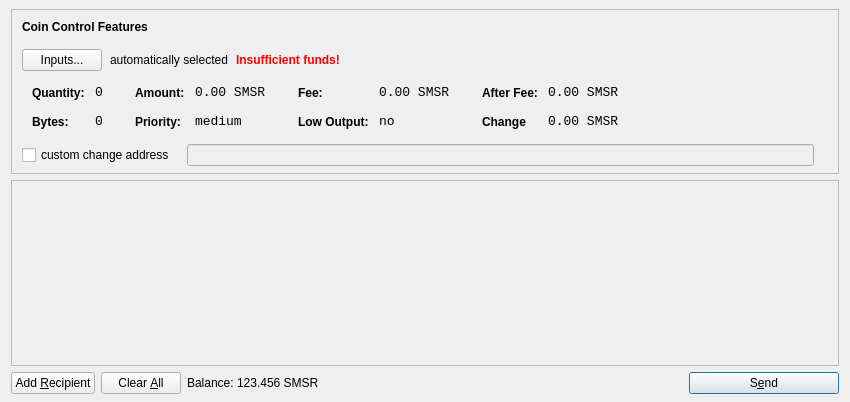
<?xml version="1.0" encoding="UTF-8"?>
<ui version="4.0">
 <class>SendCoinsDialog</class>
 <widget class="QDialog" name="SendCoinsDialog">
  <property name="geometry">
   <rect>
    <x>0</x>
    <y>0</y>
    <width>850</width>
    <height>402</height>
   </rect>
  </property>
  <property name="windowTitle">
   <string>Send Coins</string>
  </property>
  <layout class="QVBoxLayout" name="verticalLayout" stretch="0,1,0">
   <property name="topMargin">
    <number>9</number>
   </property>
   <property name="bottomMargin">
    <number>8</number>
   </property>
   <item>
    <widget class="QFrame" name="frameCoinControl">
     <property name="sizePolicy">
      <sizepolicy hsizetype="Expanding" vsizetype="Expanding">
       <horstretch>0</horstretch>
       <verstretch>0</verstretch>
      </sizepolicy>
     </property>
     <property name="maximumSize">
      <size>
       <width>16777215</width>
       <height>16777215</height>
      </size>
     </property>
     <property name="frameShape">
      <enum>QFrame::StyledPanel</enum>
     </property>
     <property name="frameShadow">
      <enum>QFrame::Sunken</enum>
     </property>
     <layout class="QVBoxLayout" name="verticalLayoutCoinControl2">
      <property name="spacing">
       <number>6</number>
      </property>
      <property name="leftMargin">
       <number>0</number>
      </property>
      <property name="topMargin">
       <number>0</number>
      </property>
      <property name="rightMargin">
       <number>0</number>
      </property>
      <property name="bottomMargin">
       <number>6</number>
      </property>
      <item>
       <layout class="QVBoxLayout" name="verticalLayoutCoinControl" stretch="0,0,0,0,1">
        <property name="spacing">
         <number>0</number>
        </property>
        <property name="leftMargin">
         <number>10</number>
        </property>
        <property name="topMargin">
         <number>10</number>
        </property>
        <item>
         <layout class="QHBoxLayout" name="horizontalLayoutCoinControl1">
          <property name="bottomMargin">
           <number>15</number>
          </property>
          <item>
           <widget class="QLabel" name="labelCoinControlFeatures">
            <property name="sizePolicy">
             <sizepolicy hsizetype="Preferred" vsizetype="Maximum">
              <horstretch>0</horstretch>
              <verstretch>0</verstretch>
             </sizepolicy>
            </property>
            <property name="font">
             <font>
              <weight>75</weight>
              <bold>true</bold>
             </font>
            </property>
            <property name="styleSheet">
             <string notr="true">font-weight:bold;</string>
            </property>
            <property name="text">
             <string>Coin Control Features</string>
            </property>
           </widget>
          </item>
         </layout>
        </item>
        <item>
         <layout class="QHBoxLayout" name="horizontalLayoutCoinControl2" stretch="0,0,0,0">
          <property name="spacing">
           <number>8</number>
          </property>
          <property name="bottomMargin">
           <number>10</number>
          </property>
          <item>
           <widget class="QPushButton" name="pushButtonCoinControl">
            <property name="styleSheet">
             <string notr="true"/>
            </property>
            <property name="text">
             <string>Inputs...</string>
            </property>
           </widget>
          </item>
          <item>
           <widget class="QLabel" name="labelCoinControlAutomaticallySelected">
            <property name="text">
             <string>automatically selected</string>
            </property>
            <property name="margin">
             <number>5</number>
            </property>
           </widget>
          </item>
          <item>
           <widget class="QLabel" name="labelCoinControlInsuffFunds">
            <property name="font">
             <font>
              <weight>75</weight>
              <bold>true</bold>
             </font>
            </property>
            <property name="styleSheet">
             <string notr="true">color:red;font-weight:bold;</string>
            </property>
            <property name="text">
             <string>Insufficient funds!</string>
            </property>
            <property name="margin">
             <number>5</number>
            </property>
           </widget>
          </item>
          <item>
           <spacer name="horizontalSpacerCoinControl">
            <property name="orientation">
             <enum>Qt::Horizontal</enum>
            </property>
            <property name="sizeHint" stdset="0">
             <size>
              <width>40</width>
              <height>1</height>
             </size>
            </property>
           </spacer>
          </item>
         </layout>
        </item>
        <item>
         <widget class="QWidget" name="widgetCoinControl" native="true">
          <property name="sizePolicy">
           <sizepolicy hsizetype="Preferred" vsizetype="Preferred">
            <horstretch>0</horstretch>
            <verstretch>0</verstretch>
           </sizepolicy>
          </property>
          <property name="minimumSize">
           <size>
            <width>0</width>
            <height>0</height>
           </size>
          </property>
          <property name="styleSheet">
           <string notr="true"/>
          </property>
          <layout class="QHBoxLayout" name="horizontalLayoutCoinControl5">
           <property name="leftMargin">
            <number>0</number>
           </property>
           <property name="topMargin">
            <number>0</number>
           </property>
           <property name="rightMargin">
            <number>0</number>
           </property>
           <property name="bottomMargin">
            <number>0</number>
           </property>
           <item>
            <layout class="QHBoxLayout" name="horizontalLayoutCoinControl3" stretch="0,0,0,1">
             <property name="spacing">
              <number>20</number>
             </property>
             <property name="topMargin">
              <number>0</number>
             </property>
             <property name="bottomMargin">
              <number>10</number>
             </property>
             <item>
              <layout class="QFormLayout" name="formLayoutCoinControl1">
               <property name="horizontalSpacing">
                <number>10</number>
               </property>
               <property name="verticalSpacing">
                <number>14</number>
               </property>
               <property name="leftMargin">
                <number>10</number>
               </property>
               <property name="topMargin">
                <number>4</number>
               </property>
               <property name="rightMargin">
                <number>6</number>
               </property>
               <item row="0" column="0">
                <widget class="QLabel" name="labelCoinControlQuantityText">
                 <property name="styleSheet">
                  <string notr="true">font-weight:bold;</string>
                 </property>
                 <property name="text">
                  <string>Quantity:</string>
                 </property>
                 <property name="margin">
                  <number>0</number>
                 </property>
                </widget>
               </item>
               <item row="0" column="1">
                <widget class="QLabel" name="labelCoinControlQuantity">
                 <property name="font">
                  <font>
                   <family>Monospace</family>
                   <pointsize>10</pointsize>
                  </font>
                 </property>
                 <property name="cursor">
                  <cursorShape>IBeamCursor</cursorShape>
                 </property>
                 <property name="contextMenuPolicy">
                  <enum>Qt::ActionsContextMenu</enum>
                 </property>
                 <property name="text">
                  <string>0</string>
                 </property>
                 <property name="margin">
                  <number>0</number>
                 </property>
                 <property name="textInteractionFlags">
                  <set>Qt::LinksAccessibleByMouse|Qt::TextSelectableByKeyboard|Qt::TextSelectableByMouse</set>
                 </property>
                </widget>
               </item>
               <item row="1" column="0">
                <widget class="QLabel" name="labelCoinControlBytesText">
                 <property name="styleSheet">
                  <string notr="true">font-weight:bold;</string>
                 </property>
                 <property name="text">
                  <string>Bytes:</string>
                 </property>
                </widget>
               </item>
               <item row="1" column="1">
                <widget class="QLabel" name="labelCoinControlBytes">
                 <property name="font">
                  <font>
                   <family>Monospace</family>
                   <pointsize>10</pointsize>
                  </font>
                 </property>
                 <property name="cursor">
                  <cursorShape>IBeamCursor</cursorShape>
                 </property>
                 <property name="contextMenuPolicy">
                  <enum>Qt::ActionsContextMenu</enum>
                 </property>
                 <property name="text">
                  <string>0</string>
                 </property>
                 <property name="textInteractionFlags">
                  <set>Qt::LinksAccessibleByMouse|Qt::TextSelectableByKeyboard|Qt::TextSelectableByMouse</set>
                 </property>
                </widget>
               </item>
              </layout>
             </item>
             <item>
              <layout class="QFormLayout" name="formLayoutCoinControl2">
               <property name="horizontalSpacing">
                <number>10</number>
               </property>
               <property name="verticalSpacing">
                <number>14</number>
               </property>
               <property name="leftMargin">
                <number>6</number>
               </property>
               <property name="topMargin">
                <number>4</number>
               </property>
               <property name="rightMargin">
                <number>6</number>
               </property>
               <item row="0" column="0">
                <widget class="QLabel" name="labelCoinControlAmountText">
                 <property name="styleSheet">
                  <string notr="true">font-weight:bold;</string>
                 </property>
                 <property name="text">
                  <string>Amount:</string>
                 </property>
                 <property name="margin">
                  <number>0</number>
                 </property>
                </widget>
               </item>
               <item row="0" column="1">
                <widget class="QLabel" name="labelCoinControlAmount">
                 <property name="font">
                  <font>
                   <family>Monospace</family>
                   <pointsize>10</pointsize>
                  </font>
                 </property>
                 <property name="cursor">
                  <cursorShape>IBeamCursor</cursorShape>
                 </property>
                 <property name="contextMenuPolicy">
                  <enum>Qt::ActionsContextMenu</enum>
                 </property>
                 <property name="text">
                  <string>0.00 SMSR</string>
                 </property>
                 <property name="textInteractionFlags">
                  <set>Qt::LinksAccessibleByMouse|Qt::TextSelectableByKeyboard|Qt::TextSelectableByMouse</set>
                 </property>
                </widget>
               </item>
               <item row="1" column="0">
                <widget class="QLabel" name="labelCoinControlPriorityText">
                 <property name="styleSheet">
                  <string notr="true">font-weight:bold;</string>
                 </property>
                 <property name="text">
                  <string>Priority:</string>
                 </property>
                </widget>
               </item>
               <item row="1" column="1">
                <widget class="QLabel" name="labelCoinControlPriority">
                 <property name="font">
                  <font>
                   <family>Monospace</family>
                   <pointsize>10</pointsize>
                  </font>
                 </property>
                 <property name="cursor">
                  <cursorShape>IBeamCursor</cursorShape>
                 </property>
                 <property name="contextMenuPolicy">
                  <enum>Qt::ActionsContextMenu</enum>
                 </property>
                 <property name="text">
                  <string>medium</string>
                 </property>
                 <property name="textInteractionFlags">
                  <set>Qt::LinksAccessibleByMouse|Qt::TextSelectableByKeyboard|Qt::TextSelectableByMouse</set>
                 </property>
                </widget>
               </item>
              </layout>
             </item>
             <item>
              <layout class="QFormLayout" name="formLayoutCoinControl3">
               <property name="horizontalSpacing">
                <number>10</number>
               </property>
               <property name="verticalSpacing">
                <number>14</number>
               </property>
               <property name="leftMargin">
                <number>6</number>
               </property>
               <property name="topMargin">
                <number>4</number>
               </property>
               <property name="rightMargin">
                <number>6</number>
               </property>
               <item row="0" column="0">
                <widget class="QLabel" name="labelCoinControlFeeText">
                 <property name="styleSheet">
                  <string notr="true">font-weight:bold;</string>
                 </property>
                 <property name="text">
                  <string>Fee:</string>
                 </property>
                 <property name="margin">
                  <number>0</number>
                 </property>
                </widget>
               </item>
               <item row="0" column="1">
                <widget class="QLabel" name="labelCoinControlFee">
                 <property name="font">
                  <font>
                   <family>Monospace</family>
                   <pointsize>10</pointsize>
                  </font>
                 </property>
                 <property name="cursor">
                  <cursorShape>IBeamCursor</cursorShape>
                 </property>
                 <property name="contextMenuPolicy">
                  <enum>Qt::ActionsContextMenu</enum>
                 </property>
                 <property name="text">
                  <string>0.00 SMSR</string>
                 </property>
                 <property name="textInteractionFlags">
                  <set>Qt::LinksAccessibleByMouse|Qt::TextSelectableByKeyboard|Qt::TextSelectableByMouse</set>
                 </property>
                </widget>
               </item>
               <item row="1" column="0">
                <widget class="QLabel" name="labelCoinControlLowOutputText">
                 <property name="styleSheet">
                  <string notr="true">font-weight:bold;</string>
                 </property>
                 <property name="text">
                  <string>Low Output:</string>
                 </property>
                </widget>
               </item>
               <item row="1" column="1">
                <widget class="QLabel" name="labelCoinControlLowOutput">
                 <property name="font">
                  <font>
                   <family>Monospace</family>
                   <pointsize>10</pointsize>
                  </font>
                 </property>
                 <property name="cursor">
                  <cursorShape>IBeamCursor</cursorShape>
                 </property>
                 <property name="contextMenuPolicy">
                  <enum>Qt::ActionsContextMenu</enum>
                 </property>
                 <property name="text">
                  <string>no</string>
                 </property>
                 <property name="textInteractionFlags">
                  <set>Qt::LinksAccessibleByMouse|Qt::TextSelectableByKeyboard|Qt::TextSelectableByMouse</set>
                 </property>
                </widget>
               </item>
              </layout>
             </item>
             <item>
              <layout class="QFormLayout" name="formLayoutCoinControl4">
               <property name="horizontalSpacing">
                <number>10</number>
               </property>
               <property name="verticalSpacing">
                <number>14</number>
               </property>
               <property name="leftMargin">
                <number>6</number>
               </property>
               <property name="topMargin">
                <number>4</number>
               </property>
               <property name="rightMargin">
                <number>6</number>
               </property>
               <item row="0" column="0">
                <widget class="QLabel" name="labelCoinControlAfterFeeText">
                 <property name="styleSheet">
                  <string notr="true">font-weight:bold;</string>
                 </property>
                 <property name="text">
                  <string>After Fee:</string>
                 </property>
                 <property name="margin">
                  <number>0</number>
                 </property>
                </widget>
               </item>
               <item row="0" column="1">
                <widget class="QLabel" name="labelCoinControlAfterFee">
                 <property name="font">
                  <font>
                   <family>Monospace</family>
                   <pointsize>10</pointsize>
                  </font>
                 </property>
                 <property name="cursor">
                  <cursorShape>IBeamCursor</cursorShape>
                 </property>
                 <property name="contextMenuPolicy">
                  <enum>Qt::ActionsContextMenu</enum>
                 </property>
                 <property name="text">
                  <string>0.00 SMSR</string>
                 </property>
                 <property name="textInteractionFlags">
                  <set>Qt::LinksAccessibleByMouse|Qt::TextSelectableByKeyboard|Qt::TextSelectableByMouse</set>
                 </property>
                </widget>
               </item>
               <item row="1" column="0">
                <widget class="QLabel" name="labelCoinControlChangeText">
                 <property name="styleSheet">
                  <string notr="true">font-weight:bold;</string>
                 </property>
                 <property name="text">
                  <string>Change</string>
                 </property>
                </widget>
               </item>
               <item row="1" column="1">
                <widget class="QLabel" name="labelCoinControlChange">
                 <property name="font">
                  <font>
                   <family>Monospace</family>
                   <pointsize>10</pointsize>
                  </font>
                 </property>
                 <property name="cursor">
                  <cursorShape>IBeamCursor</cursorShape>
                 </property>
                 <property name="contextMenuPolicy">
                  <enum>Qt::ActionsContextMenu</enum>
                 </property>
                 <property name="text">
                  <string>0.00 SMSR</string>
                 </property>
                 <property name="textInteractionFlags">
                  <set>Qt::LinksAccessibleByMouse|Qt::TextSelectableByKeyboard|Qt::TextSelectableByMouse</set>
                 </property>
                </widget>
               </item>
              </layout>
             </item>
            </layout>
           </item>
          </layout>
         </widget>
        </item>
        <item>
         <layout class="QHBoxLayout" name="horizontalLayoutCoinControl4" stretch="0,0,0">
          <property name="spacing">
           <number>12</number>
          </property>
          <property name="sizeConstraint">
           <enum>QLayout::SetDefaultConstraint</enum>
          </property>
          <property name="topMargin">
           <number>5</number>
          </property>
          <property name="rightMargin">
           <number>5</number>
          </property>
          <item>
           <widget class="QCheckBox" name="checkBoxCoinControlChange">
            <property name="text">
             <string>custom change address</string>
            </property>
           </widget>
          </item>
          <item>
           <widget class="QLineEdit" name="lineEditCoinControlChange">
            <property name="enabled">
             <bool>false</bool>
            </property>
            <property name="sizePolicy">
             <sizepolicy hsizetype="Expanding" vsizetype="Fixed">
              <horstretch>0</horstretch>
              <verstretch>0</verstretch>
             </sizepolicy>
            </property>
           </widget>
          </item>
          <item>
           <widget class="QLabel" name="labelCoinControlChangeLabel">
            <property name="sizePolicy">
             <sizepolicy hsizetype="Preferred" vsizetype="Expanding">
              <horstretch>0</horstretch>
              <verstretch>0</verstretch>
             </sizepolicy>
            </property>
            <property name="minimumSize">
             <size>
              <width>0</width>
              <height>0</height>
             </size>
            </property>
            <property name="text">
             <string/>
            </property>
            <property name="margin">
             <number>3</number>
            </property>
           </widget>
          </item>
         </layout>
        </item>
        <item>
         <spacer name="verticalSpacerCoinControl">
          <property name="orientation">
           <enum>Qt::Vertical</enum>
          </property>
          <property name="sizeHint" stdset="0">
           <size>
            <width>800</width>
            <height>1</height>
           </size>
          </property>
         </spacer>
        </item>
       </layout>
      </item>
     </layout>
    </widget>
   </item>
   <item>
    <widget class="QScrollArea" name="scrollArea">
     <property name="widgetResizable">
      <bool>true</bool>
     </property>
     <widget class="QWidget" name="scrollAreaWidgetContents">
      <property name="geometry">
       <rect>
        <x>0</x>
        <y>0</y>
        <width>830</width>
        <height>174</height>
       </rect>
      </property>
      <layout class="QVBoxLayout" name="verticalLayout_2">
       <property name="leftMargin">
        <number>0</number>
       </property>
       <property name="topMargin">
        <number>0</number>
       </property>
       <property name="rightMargin">
        <number>0</number>
       </property>
       <property name="bottomMargin">
        <number>0</number>
       </property>
       <item>
        <layout class="QVBoxLayout" name="entries">
         <property name="spacing">
          <number>6</number>
         </property>
        </layout>
       </item>
       <item>
        <spacer name="verticalSpacer">
         <property name="orientation">
          <enum>Qt::Vertical</enum>
         </property>
         <property name="sizeHint" stdset="0">
          <size>
           <width>20</width>
           <height>40</height>
          </size>
         </property>
        </spacer>
       </item>
      </layout>
     </widget>
    </widget>
   </item>
   <item>
    <layout class="QHBoxLayout" name="horizontalLayout">
     <item>
      <widget class="QPushButton" name="addButton">
       <property name="toolTip">
        <string>Send to multiple recipients at once</string>
       </property>
       <property name="text">
        <string>Add &amp;Recipient</string>
       </property>
       <property name="icon">
        <iconset resource="../bitcoin.qrc">
         <normaloff>:/icons/add</normaloff>:/icons/add</iconset>
       </property>
       <property name="autoDefault">
        <bool>false</bool>
       </property>
      </widget>
     </item>
     <item>
      <widget class="QPushButton" name="clearButton">
       <property name="sizePolicy">
        <sizepolicy hsizetype="Minimum" vsizetype="Fixed">
         <horstretch>0</horstretch>
         <verstretch>0</verstretch>
        </sizepolicy>
       </property>
       <property name="toolTip">
        <string>Remove all transaction fields</string>
       </property>
       <property name="text">
        <string>Clear &amp;All</string>
       </property>
       <property name="icon">
        <iconset resource="../bitcoin.qrc">
         <normaloff>:/icons/remove</normaloff>:/icons/remove</iconset>
       </property>
       <property name="autoRepeatDelay">
        <number>300</number>
       </property>
       <property name="autoDefault">
        <bool>false</bool>
       </property>
      </widget>
     </item>
     <item>
      <layout class="QHBoxLayout" name="horizontalLayout_2">
       <property name="spacing">
        <number>3</number>
       </property>
       <item>
        <widget class="QLabel" name="label1">
         <property name="sizePolicy">
          <sizepolicy hsizetype="Preferred" vsizetype="Fixed">
           <horstretch>0</horstretch>
           <verstretch>0</verstretch>
          </sizepolicy>
         </property>
         <property name="text">
          <string>Balance:</string>
         </property>
        </widget>
       </item>
       <item>
        <widget class="QLabel" name="labelBalance">
         <property name="sizePolicy">
          <sizepolicy hsizetype="Preferred" vsizetype="Fixed">
           <horstretch>0</horstretch>
           <verstretch>0</verstretch>
          </sizepolicy>
         </property>
         <property name="cursor">
          <cursorShape>IBeamCursor</cursorShape>
         </property>
         <property name="text">
          <string>123.456 SMSR</string>
         </property>
         <property name="textInteractionFlags">
          <set>Qt::LinksAccessibleByMouse|Qt::TextSelectableByKeyboard|Qt::TextSelectableByMouse</set>
         </property>
        </widget>
       </item>
      </layout>
     </item>
     <item>
      <spacer name="horizontalSpacer">
       <property name="orientation">
        <enum>Qt::Horizontal</enum>
       </property>
       <property name="sizeHint" stdset="0">
        <size>
         <width>40</width>
         <height>20</height>
        </size>
       </property>
      </spacer>
     </item>
     <item>
      <widget class="QPushButton" name="sendButton">
       <property name="minimumSize">
        <size>
         <width>150</width>
         <height>0</height>
        </size>
       </property>
       <property name="toolTip">
        <string>Confirm the send action</string>
       </property>
       <property name="text">
        <string>S&amp;end</string>
       </property>
       <property name="icon">
        <iconset resource="../bitcoin.qrc">
         <normaloff>:/icons/send</normaloff>:/icons/send</iconset>
       </property>
       <property name="default">
        <bool>true</bool>
       </property>
      </widget>
     </item>
    </layout>
   </item>
  </layout>
 </widget>
 <resources>
  <include location="../bitcoin.qrc"/>
 </resources>
 <connections/>
</ui>
